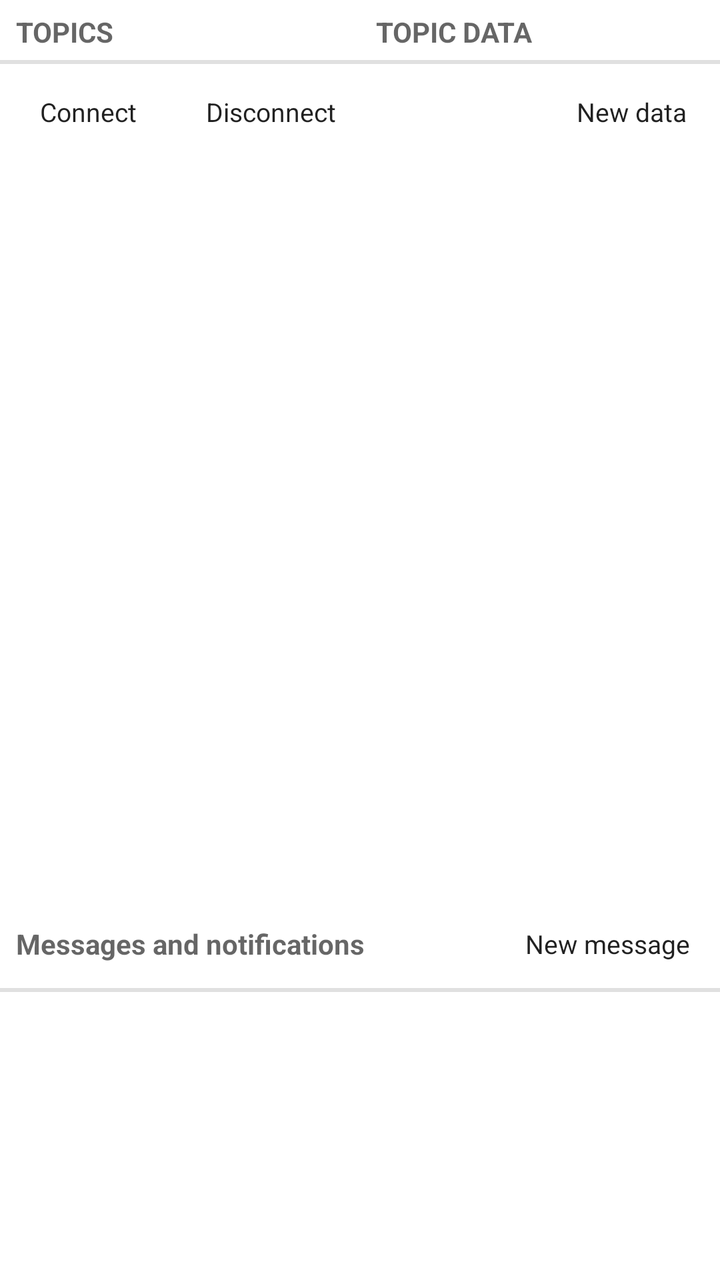
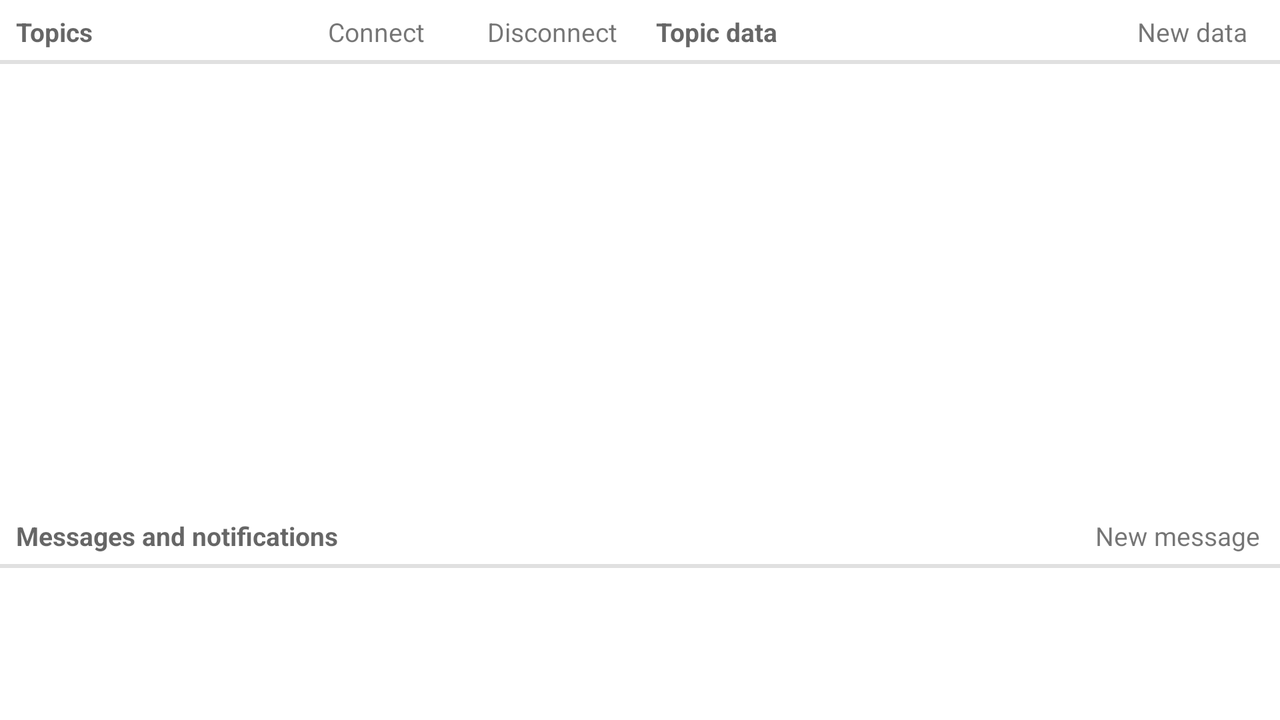

One screen, two layout resources from the same app: the default and the author's alternative for another configuration. Each is rendered where Android would select it; the XML of both is given below.
<!-- AndroidManifest.xml: fallback theme Theme.MaterialComponents.DayNight.NoActionBar -->
<!-- res/layout/fragment_aed.xml -->
<?xml version="1.0" encoding="utf-8"?>

<LinearLayout xmlns:android="http://schemas.android.com/apk/res/android"
    android:layout_width="match_parent"
    android:layout_height="match_parent"
    android:orientation="vertical">

    <include layout="@layout/active_calls_bar"/>

    <TableLayout
        android:layout_width="match_parent"
        android:layout_height="0dp"
        android:layout_weight="0.7"
        android:stretchColumns="*">

        <TableRow
            android:layout_width="match_parent"
            android:layout_height="wrap_content">

            <TextView
                style="?android:attr/listSeparatorTextViewStyle"
                android:layout_width="0dp"
                android:layout_height="wrap_content"
                android:layout_weight="1"
                android:padding="5dp"
                android:text="@string/aed_connected_topics"
                android:textAppearance="?android:attr/textAppearanceSmall"/>

            <TextView
                style="?android:attr/listSeparatorTextViewStyle"
                android:layout_width="0dp"
                android:layout_height="wrap_content"
                android:layout_weight="1"
                android:padding="5dp"
                android:text="@string/aed_topic_data_title"
                android:textAppearance="?android:attr/textAppearanceSmall"/>

        </TableRow>

        <TableRow
            android:layout_width="wrap_content"
            android:layout_height="wrap_content">

            <LinearLayout
                android:layout_width="wrap_content"
                android:layout_height="wrap_content"
                android:gravity="left">

                <Button
                    android:id="@+id/aedConnectButton"
                    style="@style/ButtonDefault"
                    android:layout_width="wrap_content"
                    android:layout_height="wrap_content"
                    android:text="@string/aed_connect_button_label"
                    android:textSize="13sp"/>

                <Button
                    android:id="@+id/aedDisconnectButton"
                    style="@style/ButtonDefault"
                    android:layout_width="wrap_content"
                    android:layout_height="wrap_content"
                    android:text="@string/aed_disconnect"
                    android:textSize="13sp"/>

            </LinearLayout>

            <LinearLayout
                android:layout_width="wrap_content"
                android:layout_height="wrap_content"
                android:gravity="right">

                <Button
                    android:id="@+id/aedDataButton"
                    style="@style/ButtonDefault"
                    android:layout_width="wrap_content"
                    android:layout_height="wrap_content"
                    android:text="@string/aed_data_button"
                    android:textSize="13sp"/>

            </LinearLayout>

        </TableRow>

        <TableRow
            android:layout_width="match_parent"
            android:layout_height="0dp"
            android:layout_weight="1">

            <ListView
                android:id="@+id/topicsList"
                android:layout_width="0dp"
                android:layout_height="match_parent"
                android:layout_weight="1"/>

            <ListView
                android:id="@+id/dataList"
                android:layout_width="0dp"
                android:layout_height="match_parent"
                android:layout_weight="1"/>

        </TableRow>
        
    </TableLayout>

    <LinearLayout
        android:layout_width="match_parent"
        android:layout_height="0dp"
        android:layout_weight="0.3"
        android:orientation="vertical">

        <LinearLayout
            style="?android:attr/listSeparatorTextViewStyle"
            android:layout_width="match_parent"
            android:layout_height="wrap_content">

            <TextView
                android:layout_width="match_parent"
                android:layout_height="wrap_content"
                android:layout_weight="1"
                android:text="@string/aed_console_title"
                android:textAppearance="?android:attr/textAppearanceSmall"
                android:textColor="?android:attr/textColorSecondary"
                android:textSize="14sp"
                android:textStyle="bold"/>

            <Button
                android:id="@+id/aedMessageButton"
                style="@style/ButtonDefault"
                android:layout_width="wrap_content"
                android:layout_height="wrap_content"
                android:text="@string/aed_message_button"
                android:textSize="13sp"/>
            
        </LinearLayout>

        <ScrollView
            android:id="@+id/consoleScrollView"
            android:layout_width="match_parent"
            android:layout_height="match_parent"
            android:background="@android:color/white">

            <TextView
                android:id="@+id/msgNoteView"
                android:layout_width="match_parent"
                android:layout_height="wrap_content"
                android:gravity="top|left"/>

        </ScrollView>
        
    </LinearLayout>

</LinearLayout>
<!-- res/layout/active_calls_bar.xml (included above) -->
<?xml version="1.0" encoding="utf-8"?>

<TextView xmlns:android="http://schemas.android.com/apk/res/android"
	android:id="@+id/activeCallsBar"
	android:layout_width="match_parent"
	android:layout_height="wrap_content"
	android:padding="5dp"
	android:background="@drawable/active_calls_bar_background"
	android:textAppearance="?android:attr/textAppearanceMedium"
	android:visibility="gone"
	android:layout_marginBottom="2dp"/>
<!-- resources referenced by this layout -->
<resources>
  <!-- drawable active_calls_bar_background (drawable) -->
  <?xml version="1.0" encoding="utf-8"?>
  
  
  <selector xmlns:android="http://schemas.android.com/apk/res/android">
  
      <item android:state_window_focused="false"
          android:drawable="@color/tp_highlight" />
  
      
      <item android:state_focused="true"  android:state_enabled="false" android:state_pressed="true"
          android:drawable="@drawable/list_selector_background_disabled" />
      <item android:state_focused="true"  android:state_enabled="false"
          android:drawable="@drawable/list_selector_background_disabled" />
      <item android:state_focused="true"  android:state_pressed="true"
          android:drawable="@drawable/list_selector_background_transition" />
      <item android:state_focused="false" android:state_pressed="true"
          android:drawable="@drawable/list_selector_background_transition" />
      <item android:state_focused="true" 
          android:drawable="@drawable/list_selector_background_focus" />
      
      <item android:drawable="@color/tp_highlight" />
  
  </selector>
  <string name="aed_connect_button_label">Connect</string>
  <string name="aed_connected_topics">Topics</string>
  <string name="aed_console_title">Messages and notifications</string>
  <string name="aed_data_button">New data</string>
  <string name="aed_disconnect">Disconnect</string>
  <string name="aed_message_button">New message</string>
  <string name="aed_topic_data_title">Topic data</string>
  <style name="ButtonDefault" parent="@android:style/Widget.ImageButton">
          <item name="android:background">@drawable/btn_default</item>
          <item name="android:paddingLeft">15dp</item>
          <item name="android:paddingRight">15dp</item>
          <item name="android:paddingTop">5dp</item>
          <item name="android:paddingBottom">5dp</item>
      </style>
  <color name="tp_highlight">#ff8c00</color>
  <!-- drawable btn_default (drawable) -->
  <?xml version="1.0" encoding="utf-8"?>
  
  <selector xmlns:android="http://schemas.android.com/apk/res/android">
      
      
      <item android:state_pressed="true" android:drawable="@drawable/btn_default_pressed"/>
      
      
      <item android:state_enabled="false" android:drawable="@drawable/btn_default_disabled"/>
      
      
      <item android:drawable="@drawable/btn_default_normal"/>
  
  </selector>
</resources>
<!-- res/layout-land/fragment_aed.xml (the author's variant of the layout above) -->
<!-- drawn on the phone turned sideways -->
<?xml version="1.0" encoding="utf-8"?>

<LinearLayout xmlns:android="http://schemas.android.com/apk/res/android"
    android:layout_width="match_parent"
    android:layout_height="match_parent"
    android:orientation="vertical">
    
    <include layout="@layout/active_calls_bar"/>

    <TableLayout
        android:layout_width="match_parent"
        android:layout_height="0dp"
        android:layout_weight="0.7">

        <TableRow
            android:layout_width="match_parent"
            android:layout_height="wrap_content"
            android:gravity="center_vertical">

            <LinearLayout
                style="?android:attr/listSeparatorTextViewStyle"
                android:layout_width="0dp"
                android:layout_height="wrap_content"
                android:layout_weight="1"
                android:gravity="center_vertical"
                android:paddingLeft="5dp">

                <TextView
                    android:layout_width="0dp"
                    android:layout_height="wrap_content"
                    android:layout_weight="1"
                    android:text="@string/aed_connected_topics"
                    android:textAppearance="?android:attr/textAppearanceSmall"
                    android:textColor="?android:attr/textColorSecondary"
                    android:textSize="13sp"
                    android:textStyle="bold"/>

                <Button
                    android:id="@+id/aedConnectButton"
                    style="@style/ButtonTiny"
                    android:layout_width="wrap_content"
                    android:layout_height="wrap_content"
                    android:text="@string/aed_connect_button_label"/>

                <Button
                    android:id="@+id/aedDisconnectButton"
                    style="@style/ButtonTiny"
                    android:layout_width="wrap_content"
                    android:layout_height="wrap_content"
                    android:text="@string/aed_disconnect"/>

            </LinearLayout>

            <LinearLayout
                style="?android:attr/listSeparatorTextViewStyle"
                android:layout_width="0dp"
                android:layout_height="wrap_content"
                android:layout_weight="1"
                android:gravity="center_vertical"
                android:paddingLeft="5dp">

                <TextView
                    android:layout_width="0dp"
                    android:layout_height="wrap_content"
                    android:layout_weight="1"
                    android:text="@string/aed_topic_data_title"
                    android:textAppearance="?android:attr/textAppearanceSmall"
                    android:textColor="?android:attr/textColorSecondary"
                    android:textSize="13sp"
                    android:textStyle="bold"/>

                <Button
                    android:id="@+id/aedDataButton"
                    style="@style/ButtonTiny"
                    android:layout_width="wrap_content"
                    android:layout_height="wrap_content"
                    android:text="@string/aed_data_button"/>

            </LinearLayout>

        </TableRow>

        <TableRow
            android:layout_width="match_parent"
            android:layout_height="0dp"
            android:layout_weight="1">

            <ListView
                android:id="@+id/topicsList"
                android:layout_width="0dp"
                android:layout_height="match_parent"
                android:layout_weight="1" />

            <ListView
                android:id="@+id/dataList"
                android:layout_width="0dp"
                android:layout_height="match_parent"
                android:layout_weight="1" />

        </TableRow>
        
    </TableLayout>

    <LinearLayout
        android:layout_width="match_parent"
        android:layout_height="0dp"
        android:layout_weight="0.3"
        android:orientation="vertical">

        <LinearLayout
            style="?android:attr/listSeparatorTextViewStyle"
            android:layout_width="match_parent"
            android:layout_height="wrap_content"
            android:gravity="center_vertical"
            android:paddingLeft="5dp">

            <TextView
                android:layout_width="0dp"
                android:layout_height="wrap_content"
                android:layout_weight="1"
                android:text="@string/aed_console_title"
                android:textAppearance="?android:attr/textAppearanceSmall"
                android:textColor="?android:attr/textColorSecondary"
                android:textSize="13sp"
                android:textStyle="bold"/>

            <Button
                android:id="@+id/aedMessageButton"
                style="@style/ButtonTiny"
                android:layout_width="wrap_content"
                android:layout_height="wrap_content"
                android:text="@string/aed_message_button"/>

        </LinearLayout>

        <ScrollView
            android:id="@+id/consoleScrollView"
            android:layout_width="match_parent"
            android:layout_height="match_parent"
            android:background="@android:color/white">

            <TextView
                android:id="@+id/msgNoteView"
                android:layout_width="match_parent"
                android:layout_height="match_parent"
                android:gravity="top|left"/>

        </ScrollView>
        
    </LinearLayout>

</LinearLayout>
<!-- resources referenced by the variant -->
<!-- as the phone turned sideways resolves them -->
<resources>
  <!-- drawable active_calls_bar_background (drawable) -->
  <?xml version="1.0" encoding="utf-8"?>
  
  
  <selector xmlns:android="http://schemas.android.com/apk/res/android">
  
      <item android:state_window_focused="false"
          android:drawable="@color/tp_highlight" />
  
      
      <item android:state_focused="true"  android:state_enabled="false" android:state_pressed="true"
          android:drawable="@drawable/list_selector_background_disabled" />
      <item android:state_focused="true"  android:state_enabled="false"
          android:drawable="@drawable/list_selector_background_disabled" />
      <item android:state_focused="true"  android:state_pressed="true"
          android:drawable="@drawable/list_selector_background_transition" />
      <item android:state_focused="false" android:state_pressed="true"
          android:drawable="@drawable/list_selector_background_transition" />
      <item android:state_focused="true" 
          android:drawable="@drawable/list_selector_background_focus" />
      
      <item android:drawable="@color/tp_highlight" />
  
  </selector>
  <string name="aed_connect_button_label">Connect</string>
  <string name="aed_connected_topics">Topics</string>
  <string name="aed_console_title">Messages and notifications</string>
  <string name="aed_data_button">New data</string>
  <string name="aed_disconnect">Disconnect</string>
  <string name="aed_message_button">New message</string>
  <string name="aed_topic_data_title">Topic data</string>
  <style name="ButtonTiny">
          <item name="android:background">@drawable/btn_default</item>
          <item name="android:paddingLeft">10dp</item>
          <item name="android:paddingRight">10dp</item>
          <item name="android:paddingTop">6dp</item>
          <item name="android:paddingBottom">6dp</item>
          <item name="android:textAppearance">?android:attr/textAppearanceSmall</item>
          <item name="android:textSize">13dp</item>
          <item name="android:minHeight">0dp</item>
      </style>
  <color name="tp_highlight">#ff8c00</color>
  <!-- drawable btn_default (drawable) -->
  <?xml version="1.0" encoding="utf-8"?>
  
  <selector xmlns:android="http://schemas.android.com/apk/res/android">
      
      
      <item android:state_pressed="true" android:drawable="@drawable/btn_default_pressed"/>
      
      
      <item android:state_enabled="false" android:drawable="@drawable/btn_default_disabled"/>
      
      
      <item android:drawable="@drawable/btn_default_normal"/>
  
  </selector>
</resources>
